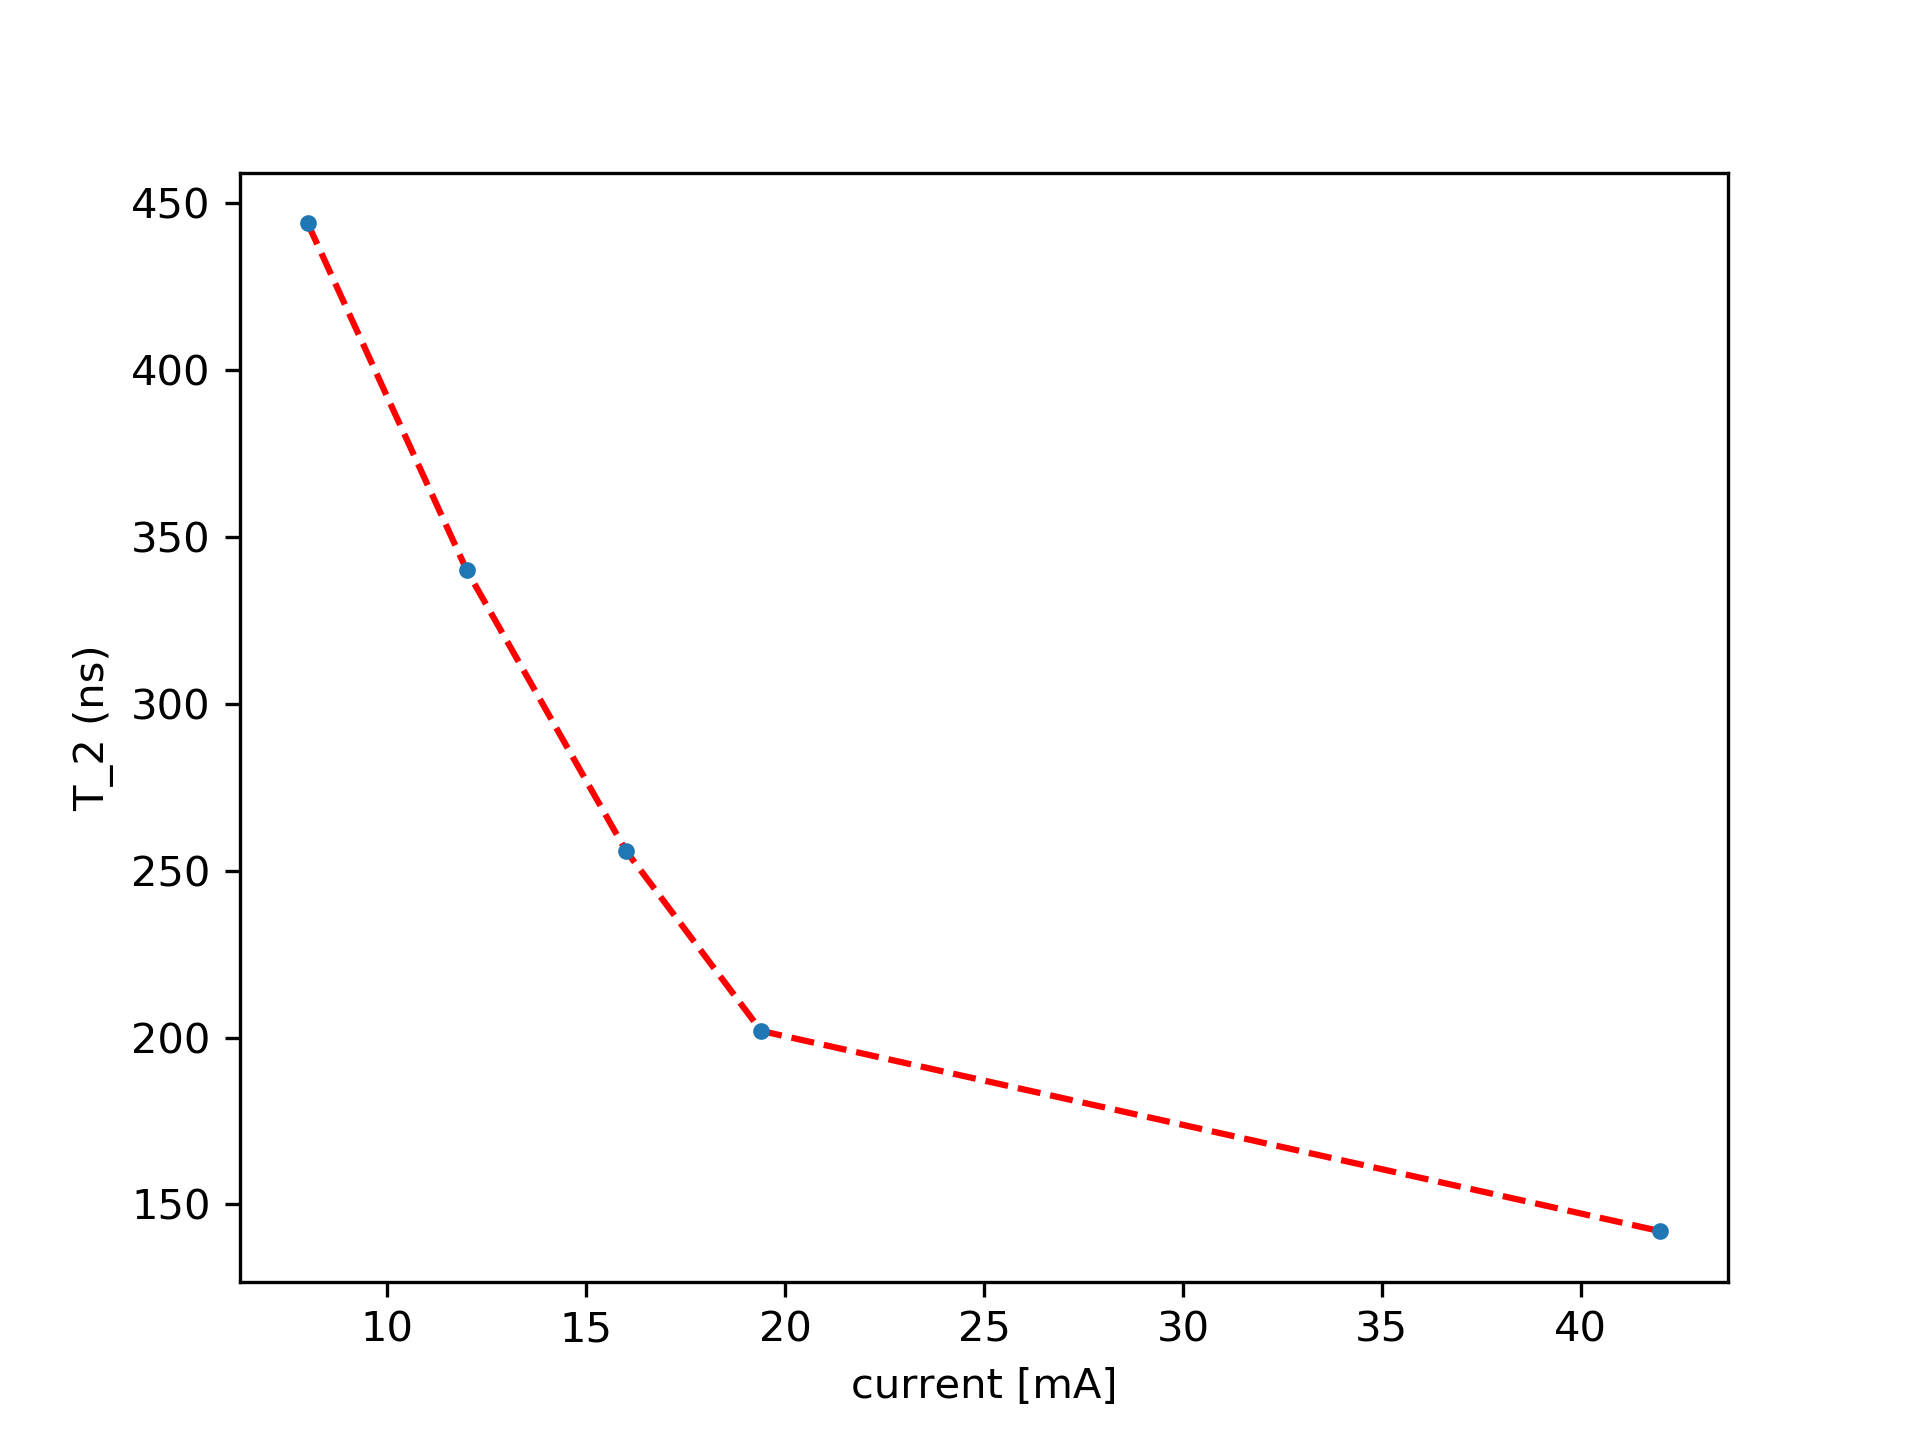

Generate this figure with Python:
import matplotlib.pyplot as plt
import numpy as np


def main():
    i_s = np.array([8, 12, 16, 19.4, 42])
    t2_s = np.array([4.44e-7, 3.40e-7, 2.56e-7, 2.02e-7, 1.42e-7]) * 1e9

    plt.close('all')
    plt.plot(i_s, t2_s, 'r--')
    plt.plot(i_s, t2_s, '.')
    plt.xlabel('current [mA]')
    plt.ylabel('T_2 (ns)')
    plt.savefig('t2_vs_i.png', dpi=300)


if __name__ == '__main__':
    main()